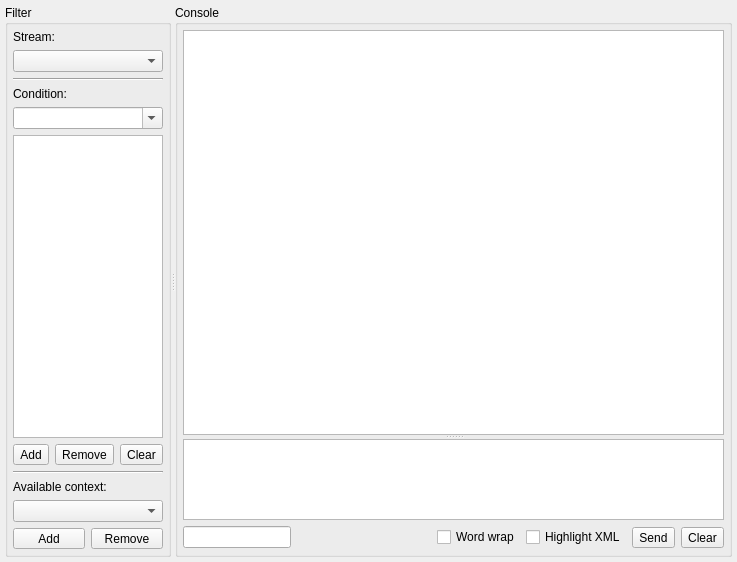
<?xml version="1.0" encoding="UTF-8"?>
<ui version="4.0">
 <class>ConsoleWidgetClass</class>
 <widget class="QWidget" name="ConsoleWidgetClass">
  <property name="geometry">
   <rect>
    <x>0</x>
    <y>0</y>
    <width>737</width>
    <height>562</height>
   </rect>
  </property>
  <property name="windowTitle">
   <string>XML Console</string>
  </property>
  <layout class="QVBoxLayout" name="verticalLayout_3">
   <property name="margin">
    <number>5</number>
   </property>
   <item>
    <widget class="QSplitter" name="sptHSplitter">
     <property name="orientation">
      <enum>Qt::Horizontal</enum>
     </property>
     <widget class="QGroupBox" name="grbFilter">
      <property name="sizePolicy">
       <sizepolicy hsizetype="Preferred" vsizetype="Preferred">
        <horstretch>1</horstretch>
        <verstretch>0</verstretch>
       </sizepolicy>
      </property>
      <property name="title">
       <string>Filter</string>
      </property>
      <layout class="QVBoxLayout" name="verticalLayout">
       <property name="margin">
        <number>5</number>
       </property>
       <item>
        <widget class="QLabel" name="lblStreamJid">
         <property name="text">
          <string>Stream:</string>
         </property>
         <property name="textFormat">
          <enum>Qt::PlainText</enum>
         </property>
        </widget>
       </item>
       <item>
        <widget class="QComboBox" name="cmbStreamJid"/>
       </item>
       <item>
        <widget class="Line" name="line_2">
         <property name="orientation">
          <enum>Qt::Horizontal</enum>
         </property>
        </widget>
       </item>
       <item>
        <widget class="QLabel" name="lblCondition">
         <property name="text">
          <string>Condition:</string>
         </property>
         <property name="textFormat">
          <enum>Qt::PlainText</enum>
         </property>
        </widget>
       </item>
       <item>
        <widget class="QComboBox" name="cmbCondition">
         <property name="editable">
          <bool>true</bool>
         </property>
         <property name="insertPolicy">
          <enum>QComboBox::InsertAlphabetically</enum>
         </property>
         <property name="sizeAdjustPolicy">
          <enum>QComboBox::AdjustToContents</enum>
         </property>
        </widget>
       </item>
       <item>
        <widget class="QListWidget" name="ltwConditions"/>
       </item>
       <item>
        <layout class="QHBoxLayout" name="horizontalLayout">
         <item>
          <widget class="QToolButton" name="tlbAddCondition">
           <property name="sizePolicy">
            <sizepolicy hsizetype="Preferred" vsizetype="Fixed">
             <horstretch>0</horstretch>
             <verstretch>0</verstretch>
            </sizepolicy>
           </property>
           <property name="text">
            <string>Add</string>
           </property>
          </widget>
         </item>
         <item>
          <widget class="QToolButton" name="tlbRemoveCondition">
           <property name="sizePolicy">
            <sizepolicy hsizetype="Preferred" vsizetype="Fixed">
             <horstretch>0</horstretch>
             <verstretch>0</verstretch>
            </sizepolicy>
           </property>
           <property name="text">
            <string>Remove</string>
           </property>
          </widget>
         </item>
         <item>
          <widget class="QToolButton" name="tlbClearCondition">
           <property name="sizePolicy">
            <sizepolicy hsizetype="Preferred" vsizetype="Fixed">
             <horstretch>0</horstretch>
             <verstretch>0</verstretch>
            </sizepolicy>
           </property>
           <property name="text">
            <string>Clear</string>
           </property>
          </widget>
         </item>
        </layout>
       </item>
       <item>
        <widget class="Line" name="line">
         <property name="orientation">
          <enum>Qt::Horizontal</enum>
         </property>
        </widget>
       </item>
       <item>
        <widget class="QLabel" name="lblContext">
         <property name="text">
          <string>Available context:</string>
         </property>
         <property name="textFormat">
          <enum>Qt::PlainText</enum>
         </property>
        </widget>
       </item>
       <item>
        <widget class="QComboBox" name="cmbContext"/>
       </item>
       <item>
        <layout class="QHBoxLayout" name="horizontalLayout_3">
         <item>
          <widget class="QToolButton" name="tlbAddContext">
           <property name="sizePolicy">
            <sizepolicy hsizetype="Preferred" vsizetype="Fixed">
             <horstretch>0</horstretch>
             <verstretch>0</verstretch>
            </sizepolicy>
           </property>
           <property name="text">
            <string>Add</string>
           </property>
          </widget>
         </item>
         <item>
          <widget class="QToolButton" name="tlbRemoveContext">
           <property name="sizePolicy">
            <sizepolicy hsizetype="Preferred" vsizetype="Fixed">
             <horstretch>0</horstretch>
             <verstretch>0</verstretch>
            </sizepolicy>
           </property>
           <property name="text">
            <string>Remove</string>
           </property>
          </widget>
         </item>
        </layout>
       </item>
      </layout>
     </widget>
     <widget class="QGroupBox" name="grbConsole">
      <property name="sizePolicy">
       <sizepolicy hsizetype="Preferred" vsizetype="Preferred">
        <horstretch>3</horstretch>
        <verstretch>0</verstretch>
       </sizepolicy>
      </property>
      <property name="title">
       <string>Console</string>
      </property>
      <layout class="QVBoxLayout" name="verticalLayout_2">
       <property name="margin">
        <number>5</number>
       </property>
       <item>
        <widget class="QSplitter" name="sptVSplitter">
         <property name="orientation">
          <enum>Qt::Vertical</enum>
         </property>
         <widget class="AnimatedTextBrowser" name="tbrConsole">
          <property name="sizePolicy">
           <sizepolicy hsizetype="Expanding" vsizetype="Expanding">
            <horstretch>0</horstretch>
            <verstretch>5</verstretch>
           </sizepolicy>
          </property>
          <property name="lineWrapMode">
           <enum>QTextEdit::NoWrap</enum>
          </property>
         </widget>
         <widget class="QTextEdit" name="tedSendXML">
          <property name="sizePolicy">
           <sizepolicy hsizetype="Expanding" vsizetype="Preferred">
            <horstretch>0</horstretch>
            <verstretch>1</verstretch>
           </sizepolicy>
          </property>
          <property name="undoRedoEnabled">
           <bool>false</bool>
          </property>
          <property name="acceptRichText">
           <bool>false</bool>
          </property>
         </widget>
        </widget>
       </item>
       <item>
        <layout class="QHBoxLayout" name="horizontalLayout_2">
         <item>
          <widget class="SearchLineEdit" name="lneTextSearch">
           <property name="sizePolicy">
            <sizepolicy hsizetype="Minimum" vsizetype="Fixed">
             <horstretch>0</horstretch>
             <verstretch>0</verstretch>
            </sizepolicy>
           </property>
          </widget>
         </item>
         <item>
          <widget class="QToolButton" name="tlbTextSearchNext">
           <property name="enabled">
            <bool>false</bool>
           </property>
           <property name="sizePolicy">
            <sizepolicy hsizetype="Fixed" vsizetype="Fixed">
             <horstretch>0</horstretch>
             <verstretch>0</verstretch>
            </sizepolicy>
           </property>
           <property name="autoRepeat">
            <bool>true</bool>
           </property>
           <property name="toolButtonStyle">
            <enum>Qt::ToolButtonTextBesideIcon</enum>
           </property>
           <property name="autoRaise">
            <bool>true</bool>
           </property>
          </widget>
         </item>
         <item>
          <widget class="QToolButton" name="tlbTextSearchPrev">
           <property name="enabled">
            <bool>false</bool>
           </property>
           <property name="sizePolicy">
            <sizepolicy hsizetype="Fixed" vsizetype="Fixed">
             <horstretch>0</horstretch>
             <verstretch>0</verstretch>
            </sizepolicy>
           </property>
           <property name="autoRepeat">
            <bool>true</bool>
           </property>
           <property name="toolButtonStyle">
            <enum>Qt::ToolButtonTextBesideIcon</enum>
           </property>
           <property name="autoRaise">
            <bool>true</bool>
           </property>
          </widget>
         </item>
         <item>
          <spacer name="horizontalSpacer">
           <property name="orientation">
            <enum>Qt::Horizontal</enum>
           </property>
           <property name="sizeHint" stdset="0">
            <size>
             <width>40</width>
             <height>20</height>
            </size>
           </property>
          </spacer>
         </item>
         <item>
          <widget class="QCheckBox" name="chbWordWrap">
           <property name="text">
            <string>Word wrap</string>
           </property>
          </widget>
         </item>
         <item>
          <widget class="QCheckBox" name="chbHilightXML">
           <property name="text">
            <string>Highlight XML</string>
           </property>
           <property name="tristate">
            <bool>true</bool>
           </property>
          </widget>
         </item>
         <item>
          <widget class="QToolButton" name="tlbSendXML">
           <property name="text">
            <string>Send</string>
           </property>
          </widget>
         </item>
         <item>
          <widget class="QToolButton" name="tlbClearConsole">
           <property name="text">
            <string>Clear</string>
           </property>
          </widget>
         </item>
        </layout>
       </item>
      </layout>
     </widget>
    </widget>
   </item>
  </layout>
 </widget>
 <layoutdefault spacing="6" margin="11"/>
 <customwidgets>
  <customwidget>
   <class>AnimatedTextBrowser</class>
   <extends>QTextBrowser</extends>
   <header location="global">utils/animatedtextbrowser.h</header>
  </customwidget>
  <customwidget>
   <class>SearchLineEdit</class>
   <extends>QLineEdit</extends>
   <header location="global">utils/searchlineedit.h</header>
  </customwidget>
 </customwidgets>
 <resources/>
 <connections/>
</ui>
